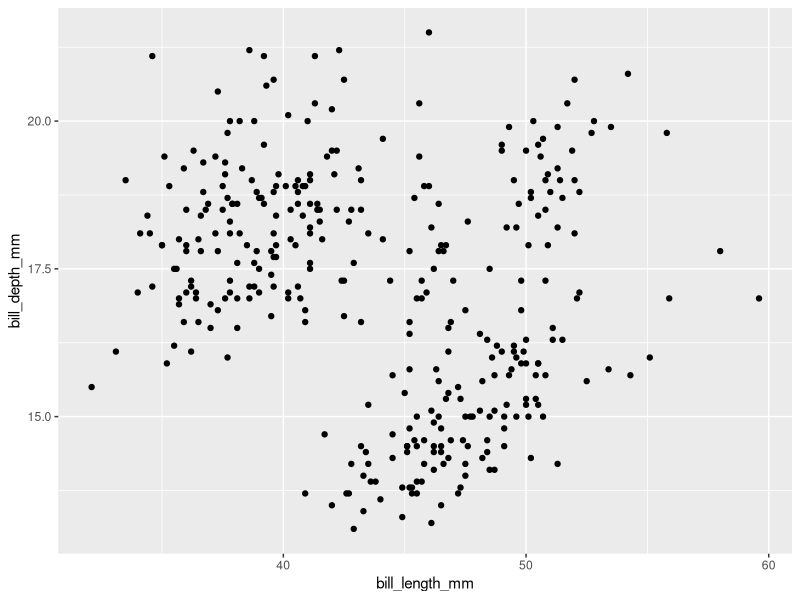
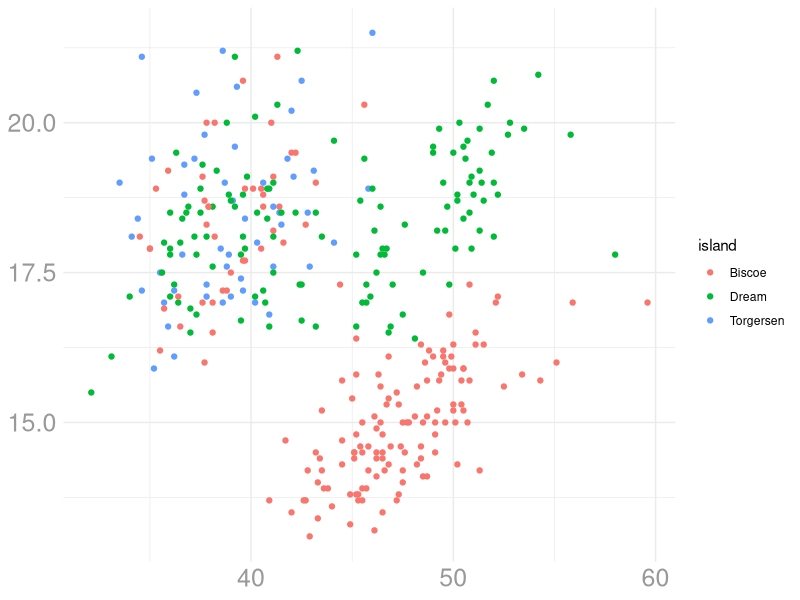

R code for these plots, in order:
library(tidyverse)
library(palmerpenguins)

# Theme -------------------------------------------------------------------

theme_dk <- function() {
  my_theme <- theme_minimal() +
    theme(
      axis.title = element_blank(),
      axis.text = element_text(
        color = "grey60",
        size = 18
      )
    )

  my_theme
}

# Plots -------------------------------------------------------------------

ggplot(
  data = penguins,
  aes(
    x = bill_length_mm,
    y = bill_depth_mm
  )
) +
  geom_point()

ggplot(
  data = penguins,
  aes(
    x = bill_length_mm,
    y = bill_depth_mm,
    color = island
  )
) +
  geom_point() +
  theme_dk()
